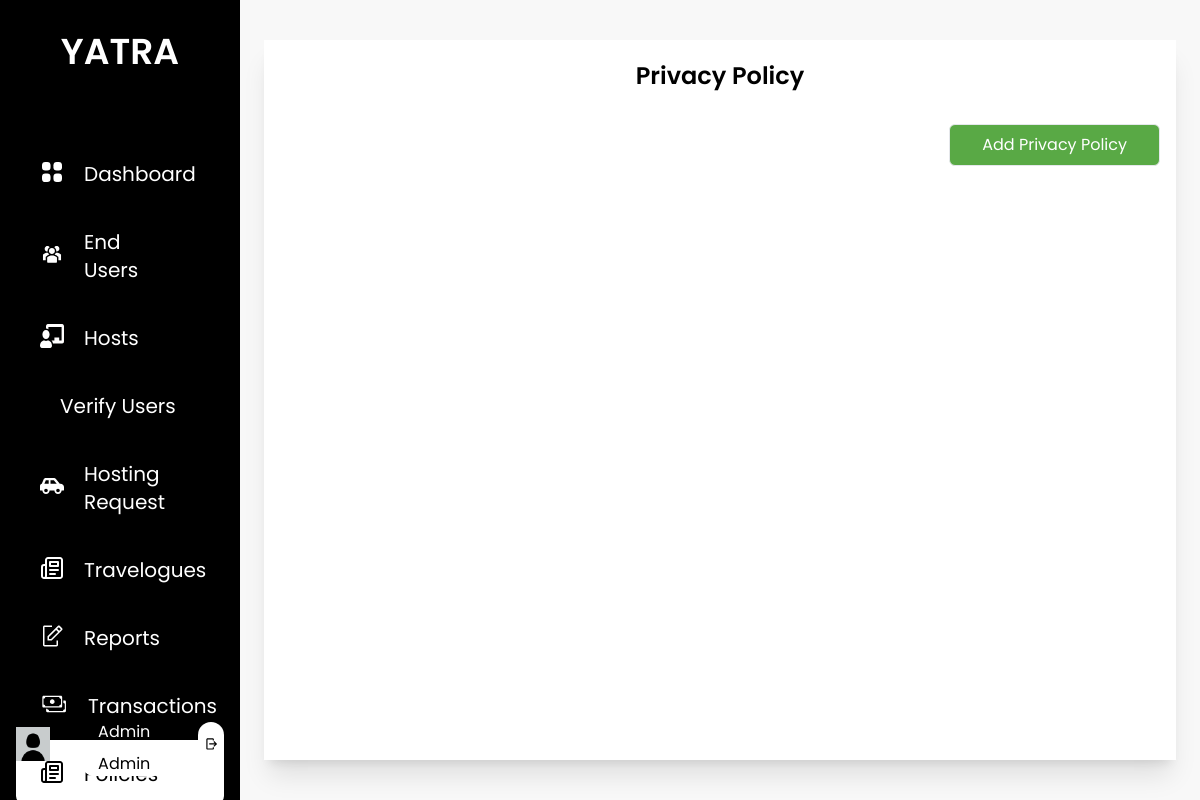
Page /privacy_policy/ (signed in) on the earlier database version.
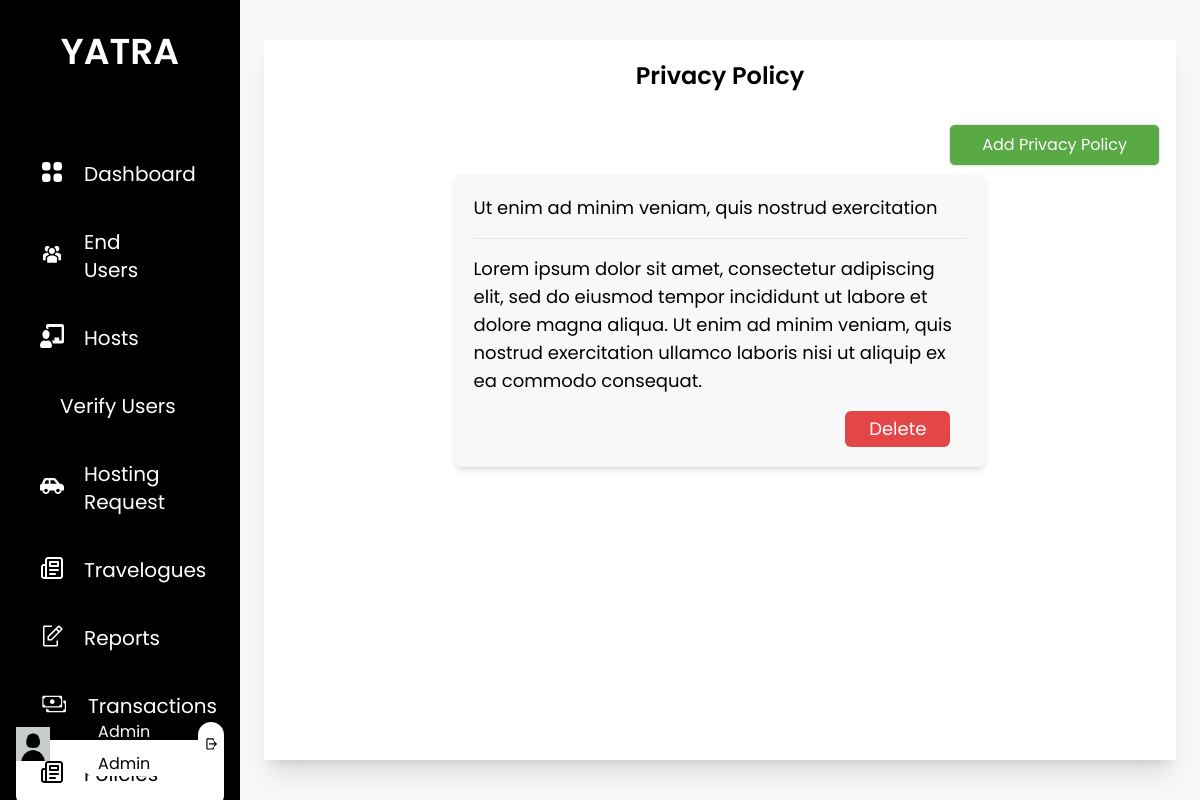
Same page on the later database version.
### base/models.py (models this page shows)
class PrivacyPolicy(models.Model):
    policy = models.CharField(max_length=100)
    explanation = models.TextField(max_length=250)

### base/views.py (the view)
# urls.py: path('privacy_policy/', views.privacy_policy, name='privacy_policy'),
def privacy_policy(request):
    privacy_policy = PrivacyPolicy.objects.all()
    context = {
        'privacy_policy':privacy_policy,
    }
    if request.user.is_superuser:
        return render(request, 'privacypolicy/privacypolicy.html', context)
    else:
        return render(request, 'base/privacypolicy.html', context)

### base/templatetags/user_group.py (called while the page is built)
@register.filter(name='has_group')
def has_group(user, group_name):
    return user.groups.filter(name=group_name).exists()

### base/templates/privacypolicy/privacypolicy.html (shortened to what this page needs)
{% extends 'base/base.html' %}
{% load static %}
{% load widget_tweaks %}
{% block content %}
<div class="h-screen w-full px-6 py-10 bg-theme">
    <div class="bg-white h-full flex flex-col shadow-xl">
        <div class="p-3 overflow-y-auto scrollbar-hide">
            <p class="text-center text-2xl font-semibold pt-2 pb-6">Privacy Policy</p>
            <div class="w-full flex justify-end py-2">
                <a href="{% url 'add_privacy_policy' %}" class="bg-custom-green px-8 py-2 text-white rounded-md mx-1 border">Add Privacy Policy</a>
            </div>
            {% for policy in privacy_policy %}
                <div class="w-3/5 flex flex-col mx-auto rounded-lg bg-theme p-5 shadow-md text-lg mb-16">
                    <div class="mb-4">
                        {{ policy.policy }}
                    </div>
                    <hr class="mb-4">
                    <div>
                        {{ policy.explanation }}
                    </div>
                    <div class="w-full flex mt-4 justify-end">
                        <a  href="{% url 'delete_privacy_policy' policy.id %}"><button class="py-1 px-6 bg-danger text-white rounded-md text-lg mr-4"  onclick="return ConfirmDelete()">Delete</button></a>
                    </div>
                </div>
            {% endfor %}
        </div>
    </div>
</div>
{% endblock content %}

Differences in the rows shown:
added PrivacyPolicy: policy "Ut enim ad minim veniam, quis nostrud exercitation", explanation "Lorem ipsum dolor sit amet, consectetur adipiscing elit, sed do eiusmod tempor incididunt ut labore et dolore magna aliqua. Ut enim ad minim veniam, quis nostrud exercitation ullamco laboris nisi ut aliquip ex ea commodo consequat."
